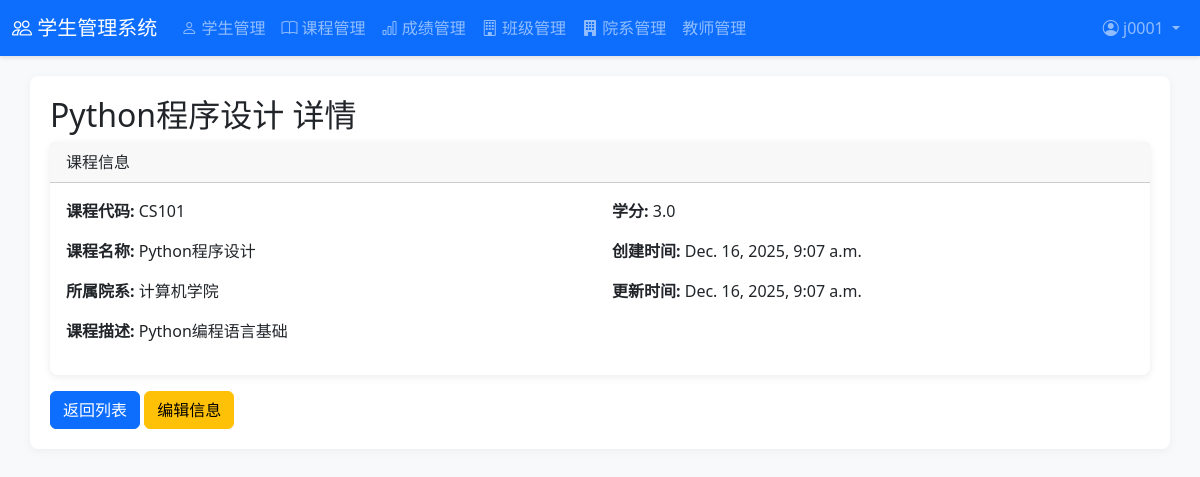
The page /courses/1/ (signed in) on the database its author committed.
### students/models.py (models this page shows, shortened)
class Course(models.Model):
    name = models.CharField(max_length=100, verbose_name='课程名称')
    code = models.CharField(max_length=20, unique=True, verbose_name='课程代码')
    department = models.ForeignKey(Department, on_delete=models.CASCADE, verbose_name='所属院系')
    credit = models.FloatField(verbose_name='学分')
    description = models.TextField(blank=True, verbose_name='课程描述')
    created_at = models.DateTimeField(auto_now_add=True, verbose_name='创建时间')
    updated_at = models.DateTimeField(auto_now=True, verbose_name='更新时间')
    class Meta:
        verbose_name = '课程'
        verbose_name_plural = '课程'

class Department(models.Model):
    name = models.CharField(max_length=100, verbose_name='院系名称')
    description = models.TextField(blank=True, verbose_name='院系描述')
    created_at = models.DateTimeField(auto_now_add=True, verbose_name='创建时间')
    updated_at = models.DateTimeField(auto_now=True, verbose_name='更新时间')
    def __str__(self):
        return self.name
    class Meta:
        verbose_name = '院系'
        verbose_name_plural = '院系'

### students/views.py (the view)
# urls.py: path('courses/<int:pk>/', views.course_detail, name='course_detail'),
@login_required
@user_passes_test(is_admin_or_teacher)
def course_detail(request, pk):
    course = Course.objects.select_related('department').get(pk=pk)
    return render(request, 'students/course_detail.html', {'course': course})

### students/views.py (called while the page is built)
def is_admin_or_teacher(user):
    return user.is_superuser or hasattr(user, 'teacher')

### students/templates/students/course_detail.html
{% extends 'students/base.html' %}
{% block content %}
    <h2>{{ course.name }} 详情</h2>
    <div class="card mb-3">
        <div class="card-header">
            课程信息
        </div>
        <div class="card-body">
            <div class="row">
                <div class="col-md-6">
                    <p><strong>课程代码:</strong> {{ course.code }}</p>
                    <p><strong>课程名称:</strong> {{ course.name }}</p>
                    <p><strong>所属院系:</strong> {{ course.department }}</p>
                </div>
                <div class="col-md-6">
                    <p><strong>学分:</strong> {{ course.credit }}</p>
                    <p><strong>创建时间:</strong> {{ course.created_at }}</p>
                    <p><strong>更新时间:</strong> {{ course.updated_at }}</p>
                </div>
            </div>
            <p><strong>课程描述:</strong> {{ course.description }}</p>
        </div>
    </div>
    <a href="{% url 'course_list' %}" class="btn btn-primary">返回列表</a>
    <a href="{% url 'course_update' course.pk %}" class="btn btn-warning">编辑信息</a>
{% endblock %}

### students/templates/students/base.html (shortened to what this page needs)
<!DOCTYPE html>
<html lang="zh-CN">
<head>
    <link rel="stylesheet" href="https://cdn.jsdelivr.net/npm/bootstrap@5.3.0/dist/css/bootstrap.min.css">
</head>
<body>
    <nav class="navbar navbar-expand-lg navbar-dark bg-primary">
        <div class="container-fluid">
            <a class="navbar-brand" href="{% url 'home' %}">
                <i class="bi bi-people"></i> 学生管理系统
            </a>
            <div class="collapse navbar-collapse" id="navbarNav">
                <ul class="navbar-nav me-auto mb-2 mb-lg-0">
                    {% if user.is_superuser or user.teacher %}
                        <li class="nav-item">
                            <a class="nav-link {% if request.resolver_match.url_name == 'student_list' %}active{% endif %}" href="{% url 'student_list' %}">
                                <i class="bi bi-person"></i> 学生管理
                            </a>
                        </li>
                        <li class="nav-item">
                            <a class="nav-link {% if request.resolver_match.url_name == 'course_list' %}active{% endif %}" href="{% url 'course_list' %}">
                                <i class="bi bi-book"></i> 课程管理
                            </a>
                        </li>
                        <li class="nav-item">
                            <a class="nav-link {% if request.resolver_match.url_name == 'score_list' %}active{% endif %}" href="{% url 'score_list' %}">
                                <i class="bi bi-bar-chart"></i> 成绩管理
                            </a>
                        </li>
                        <li class="nav-item">
                            <a class="nav-link {% if request.resolver_match.url_name == 'class_list' %}active{% endif %}" href="{% url 'class_list' %}">
                                <i class="bi bi-building"></i> 班级管理
                            </a>
                        </li>
                        <li class="nav-item">
                            <a class="nav-link {% if request.resolver_match.url_name == 'department_list' %}active{% endif %}" href="{% url 'department_list' %}">
                                <i class="bi bi-building-fill"></i> 院系管理
                            </a>
                        </li>
                        <li class="nav-item">
                            <a class="nav-link {% if request.resolver_match.url_name == 'teacher_list' %}active{% endif %}" href="{% url 'teacher_list' %}">
                                 教师管理
                            </a>
                        </li>
                    {% endif %}
                </ul>
                <ul class="navbar-nav">
                    {% if user.is_authenticated %}
                        <li class="nav-item dropdown">
                            <a class="nav-link dropdown-toggle" href="#" role="button" data-bs-toggle="dropdown" aria-expanded="false">
                                <i class="bi bi-person-circle"></i> {{ user.username }}
                            </a>
                        </li>
                    {% else %}
                        <li class="nav-item">
                            <a class="nav-link" href="{% url 'login' %}">
                                <i class="bi bi-box-arrow-in-right"></i> 登录
                            </a>
                        </li>
                    {% endif %}
                </ul>
            </div>
        </div>
    </nav>
    <div class="container">
        {% block content %}
        {% endblock %}
    </div>
    <link rel="stylesheet" href="https://cdn.jsdelivr.net/npm/bootstrap-icons@1.10.5/font/bootstrap-icons.css">
</body>
</html>

### students/templates/students/base.html (style rules this page uses)
body { background-color: #f8f9fa; }
.navbar { box-shadow: 0 2px 4px rgba(0, 0, 0, 0.1); }
.container { background-color: white; border-radius: 8px; box-shadow: 0 2px 10px rgba(0, 0, 0, 0.05); padding: 20px; margin-top: 20px; margin-bottom: 20px; }
.card { border: none; border-radius: 8px; box-shadow: 0 2px 8px rgba(0, 0, 0, 0.08); transition: transform 0.2s, box-shadow 0.2s; }
.btn { border-radius: 6px; font-weight: 500; transition: all 0.2s; }

### rows shown on the page
Course: name "Python程序设计", code "CS101", department "计算机学院", credit "3.0", created_at "Dec. 16, 2025, 9:07 a.m.", updated_at "Dec. 16, 2025, 9:07 a.m.", description "Python编程语言基础"

### other values the page prints
{{ user.username }} "j0001"
